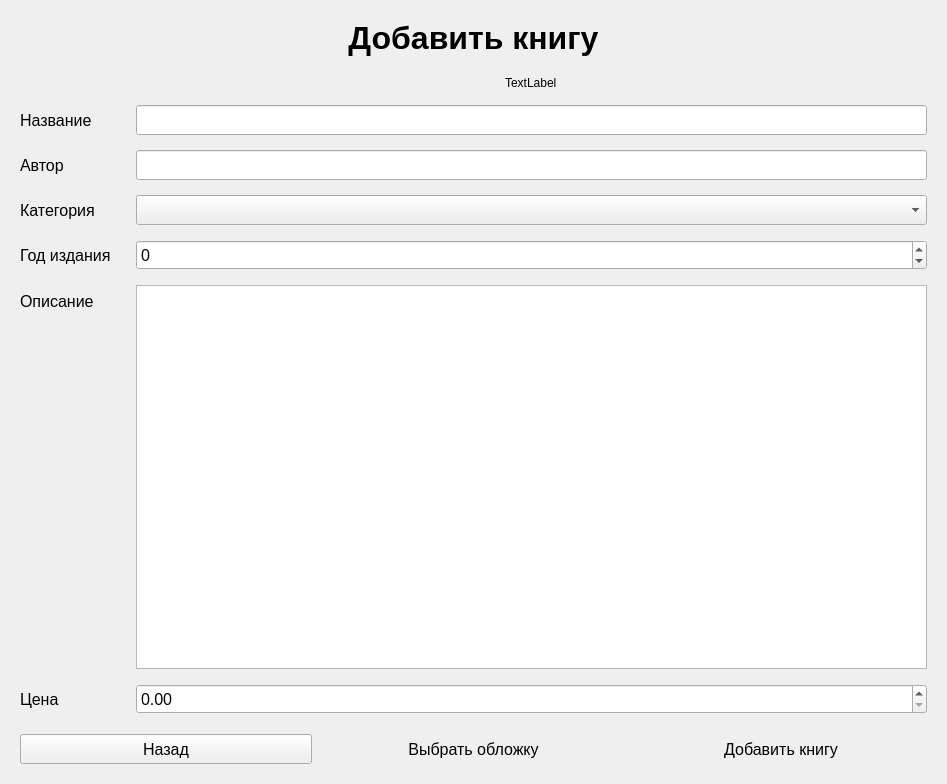
<?xml version="1.0" encoding="UTF-8"?>
<ui version="4.0">
 <class>BookAddMainWindow</class>
 <widget class="QMainWindow" name="BookAddMainWindow">
  <property name="geometry">
   <rect>
    <x>0</x>
    <y>0</y>
    <width>947</width>
    <height>784</height>
   </rect>
  </property>
  <property name="windowTitle">
   <string>Add Book to BookStore</string>
  </property>
  <widget class="QWidget" name="centralWidget">
   <layout class="QVBoxLayout" name="mainVerticalLayout">
    <property name="spacing">
     <number>20</number>
    </property>
    <property name="leftMargin">
     <number>20</number>
    </property>
    <property name="topMargin">
     <number>20</number>
    </property>
    <property name="rightMargin">
     <number>20</number>
    </property>
    <property name="bottomMargin">
     <number>20</number>
    </property>
    <item>
     <widget class="QLabel" name="mainTitleLabel">
      <property name="font">
       <font>
        <pointsize>24</pointsize>
        <weight>75</weight>
        <bold>true</bold>
       </font>
      </property>
      <property name="text">
       <string>Добавить книгу</string>
      </property>
      <property name="alignment">
       <set>Qt::AlignCenter</set>
      </property>
     </widget>
    </item>
    <item>
     <layout class="QFormLayout" name="formLayout">
      <property name="horizontalSpacing">
       <number>25</number>
      </property>
      <property name="verticalSpacing">
       <number>15</number>
      </property>
      <item row="1" column="1">
       <layout class="QVBoxLayout" name="verticalLayout_6">
        <item alignment="Qt::AlignHCenter">
         <widget class="QLabel" name="coverLabel">
          <property name="maximumSize">
           <size>
            <width>300</width>
            <height>450</height>
           </size>
          </property>
          <property name="text">
           <string>TextLabel</string>
          </property>
         </widget>
        </item>
       </layout>
      </item>
      <item row="2" column="0">
       <widget class="QLabel" name="bookNameLabel">
        <property name="font">
         <font>
          <pointsize>12</pointsize>
         </font>
        </property>
        <property name="text">
         <string>Название</string>
        </property>
       </widget>
      </item>
      <item row="2" column="1">
       <widget class="QLineEdit" name="bookNameLineEdit">
        <property name="minimumSize">
         <size>
          <width>0</width>
          <height>30</height>
         </size>
        </property>
        <property name="font">
         <font>
          <pointsize>12</pointsize>
         </font>
        </property>
       </widget>
      </item>
      <item row="3" column="0">
       <widget class="QLabel" name="authorLabel">
        <property name="font">
         <font>
          <pointsize>12</pointsize>
         </font>
        </property>
        <property name="text">
         <string>Автор</string>
        </property>
       </widget>
      </item>
      <item row="3" column="1">
       <widget class="QLineEdit" name="authorLineEdit">
        <property name="minimumSize">
         <size>
          <width>0</width>
          <height>30</height>
         </size>
        </property>
        <property name="font">
         <font>
          <pointsize>12</pointsize>
         </font>
        </property>
       </widget>
      </item>
      <item row="4" column="0">
       <widget class="QLabel" name="categoryLabel">
        <property name="font">
         <font>
          <pointsize>12</pointsize>
         </font>
        </property>
        <property name="text">
         <string>Категория</string>
        </property>
       </widget>
      </item>
      <item row="4" column="1">
       <widget class="QComboBox" name="categoryComboBox">
        <property name="minimumSize">
         <size>
          <width>0</width>
          <height>30</height>
         </size>
        </property>
        <property name="font">
         <font>
          <pointsize>12</pointsize>
         </font>
        </property>
       </widget>
      </item>
      <item row="5" column="0">
       <widget class="QLabel" name="yearLabel">
        <property name="font">
         <font>
          <pointsize>12</pointsize>
         </font>
        </property>
        <property name="text">
         <string>Год издания</string>
        </property>
       </widget>
      </item>
      <item row="5" column="1">
       <widget class="QSpinBox" name="yearSpinBox">
        <property name="minimumSize">
         <size>
          <width>0</width>
          <height>30</height>
         </size>
        </property>
        <property name="font">
         <font>
          <pointsize>12</pointsize>
         </font>
        </property>
        <property name="minimum">
         <number>-1000</number>
        </property>
        <property name="maximum">
         <number>2099</number>
        </property>
       </widget>
      </item>
      <item row="6" column="0">
       <widget class="QLabel" name="descriptionLabel">
        <property name="font">
         <font>
          <pointsize>12</pointsize>
         </font>
        </property>
        <property name="text">
         <string>Описание</string>
        </property>
       </widget>
      </item>
      <item row="6" column="1">
       <widget class="QTextEdit" name="descriptionTextEdit">
        <property name="font">
         <font>
          <pointsize>12</pointsize>
         </font>
        </property>
       </widget>
      </item>
      <item row="8" column="0">
       <widget class="QLabel" name="priceLabel">
        <property name="font">
         <font>
          <pointsize>12</pointsize>
         </font>
        </property>
        <property name="text">
         <string>Цена</string>
        </property>
       </widget>
      </item>
      <item row="8" column="1">
       <widget class="QDoubleSpinBox" name="priceDoubleSpinBox">
        <property name="minimumSize">
         <size>
          <width>0</width>
          <height>30</height>
         </size>
        </property>
        <property name="font">
         <font>
          <pointsize>12</pointsize>
         </font>
        </property>
        <property name="decimals">
         <number>2</number>
        </property>
        <property name="maximum">
         <double>9999.989999999999782</double>
        </property>
       </widget>
      </item>
     </layout>
    </item>
    <item>
     <layout class="QHBoxLayout" name="bottomHorizontalLayout">
      <property name="spacing">
       <number>15</number>
      </property>
      <item>
       <widget class="QPushButton" name="backBtn">
        <property name="minimumSize">
         <size>
          <width>0</width>
          <height>30</height>
         </size>
        </property>
        <property name="font">
         <font>
          <pointsize>12</pointsize>
         </font>
        </property>
        <property name="text">
         <string>Назад</string>
        </property>
       </widget>
      </item>
      <item>
       <widget class="QPushButton" name="chooseCoverButton">
        <property name="minimumSize">
         <size>
          <width>0</width>
          <height>30</height>
         </size>
        </property>
        <property name="font">
         <font>
          <pointsize>12</pointsize>
         </font>
        </property>
        <property name="text">
         <string>Выбрать обложку</string>
        </property>
        <property name="flat">
         <bool>true</bool>
        </property>
       </widget>
      </item>
      <item>
       <widget class="QPushButton" name="addBookButton">
        <property name="minimumSize">
         <size>
          <width>0</width>
          <height>30</height>
         </size>
        </property>
        <property name="font">
         <font>
          <pointsize>12</pointsize>
         </font>
        </property>
        <property name="text">
         <string>Добавить книгу</string>
        </property>
        <property name="flat">
         <bool>true</bool>
        </property>
       </widget>
      </item>
     </layout>
    </item>
   </layout>
  </widget>
 </widget>
 <resources/>
 <connections/>
</ui>
